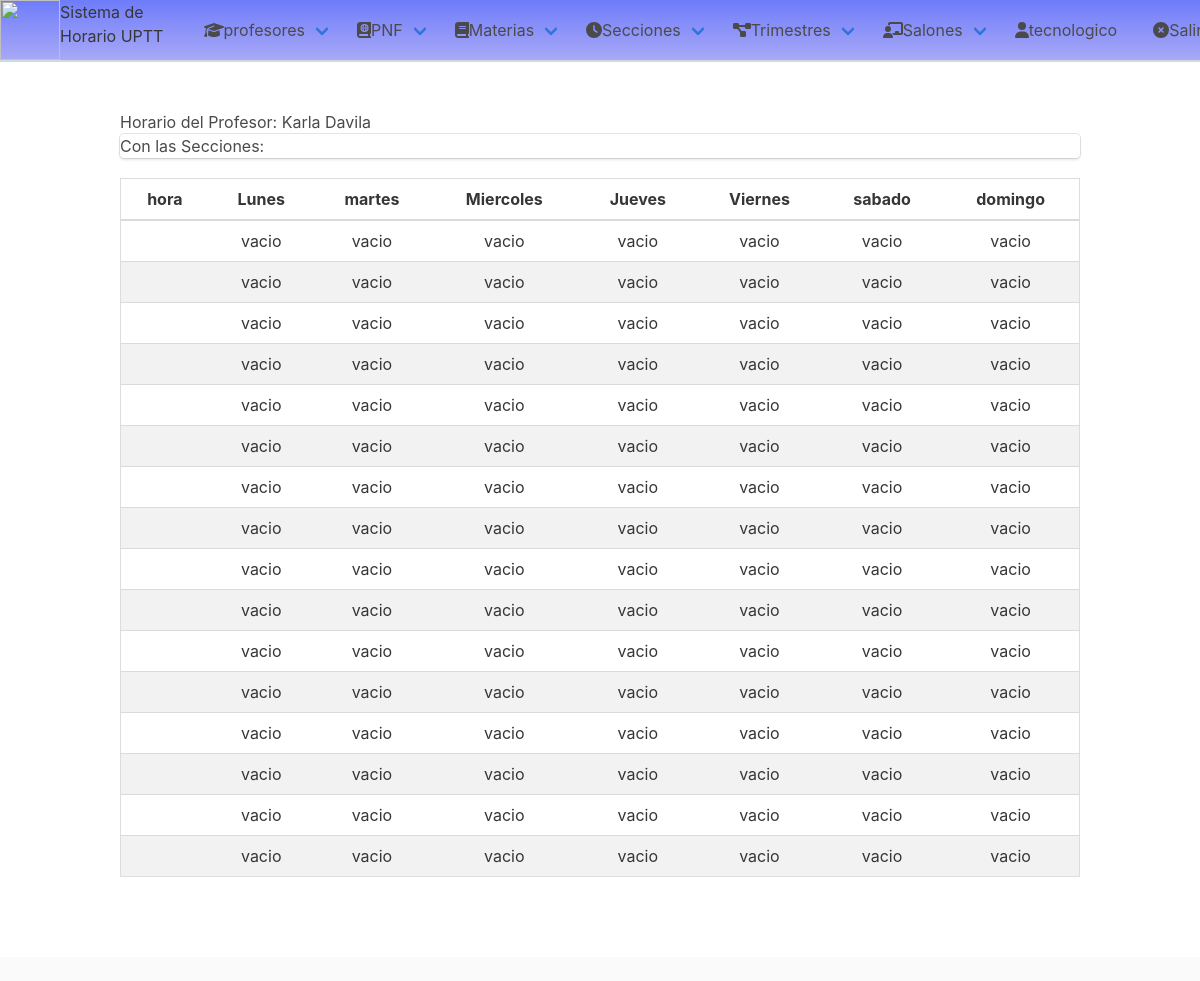
The app's page /horario-profe/3 (signed in), older data.
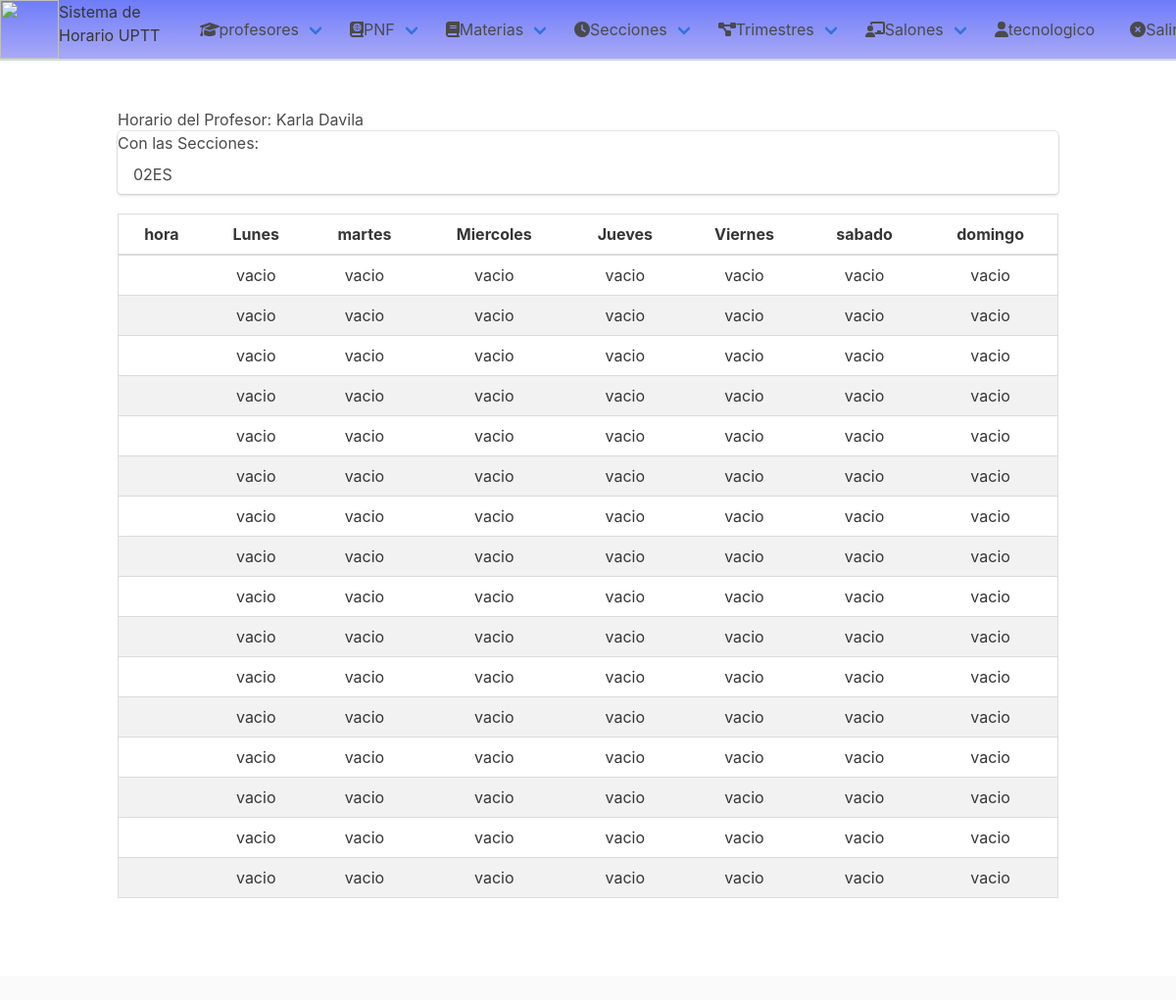
The same page, newer data.
### horario/models.py (models this page shows, shortened)
class Horarios(models.Model):
    codigo = models.CharField(max_length=10, default=None)
    seccion = models.ForeignKey(Secciones, null=True, on_delete=models.CASCADE)
    posicion = models.TextField(max_length=5000, default=None)
    class Meta:
        ordering = ["codigo"]
        verbose_name_plural = "Horarios"

class Secciones(models.Model):
    modalidades = [('FS', "fin de semana"), ('ES', "entre semana")]
    codigo = models.CharField(max_length=10)
    pnf = models.ForeignKey(PNF, null=True, on_delete=models.CASCADE)
    trimestre = models.ForeignKey(Trimestre, on_delete=models.DO_NOTHING)
    modalidad = models.CharField(max_length=30, choices=modalidades)
    profesores = models.ManyToManyField(Profesores)
    class Meta:
        ordering = ["codigo"]
        verbose_name_plural = "Secciones"
    def __str__(self):  # __unicode__ en Python 3
        return self.codigo

### horario/views.py (the view)
# urls.py: path('horario-profe/<slug:id_profesor>', views.Horario_profesor, name='horario de profesor'),
@login_required
def Horario_profesor(request, id_profesor):
    profesor = get_object_or_404(Profesores, id=id_profesor)
    horario = Horarios.objects.filter(seccion__profesores=profesor)
    posicion = []
    try:
        for h in horario:
            posiciones = json.loads(h.posicion)
            for i in posiciones:
                for m in profesor.materias.all():
                    if m.nombre in str(i):
                        posicion.append(i)
        return (
            render(request, "listasHorarios/horario_profesor.html",
                   context={'horarios': horario, 'posicion': posicion, 'profesor': profesor},
                   )
        )
    except (KeyError, Horarios.DoesNotExist):
        return render(request, 'listasHorarios/secciones_h.html', {
            'question': horario,
            'error_message': "Ese Horario no existe, por favor escoja otro.",
        })

### templates/listasHorarios/horario_profesor.html (shortened to what this page needs)
{% extends 'base.html' %}
{% block content %}
    <div>
    <h3>Horario del Profesor: {{ profesor.nombre }}</h3>
    <ol class="list">Con las Secciones:
        {% for horario in horarios %}
            <li class="list-item">{{ horario.seccion }}</li>
        {% endfor %}
    </ol>
    </div>
    <table class="table mb-4">
        <thead>
        <th>
            hora
        </th>
        <th>
            Lunes
        </th>
        <th>
            martes
        </th>
        <th>
            Miercoles
        </th>
        <th>
            Jueves
        </th>
        <th>
            Viernes
        </th>
        <th>
            sabado
        </th>
        <th>
            domingo
        </th>
        </thead>
        <tbody>
        {% for i in "abcdefghijklmnop"%}
            <tr>
                <td class="hora">
                </td>
                {% for foo in "lmMjvsd" %}
                    <td
                    id={{ foo }} name={{ i }}> vacio</span> </td>
                {% endfor %}
            </tr>
        {% endfor %}
        </tbody>
    </table>
{% endblock %}

Row changes from the older to the newer data that the page shows:
added Horarios: seccion "02ES"
